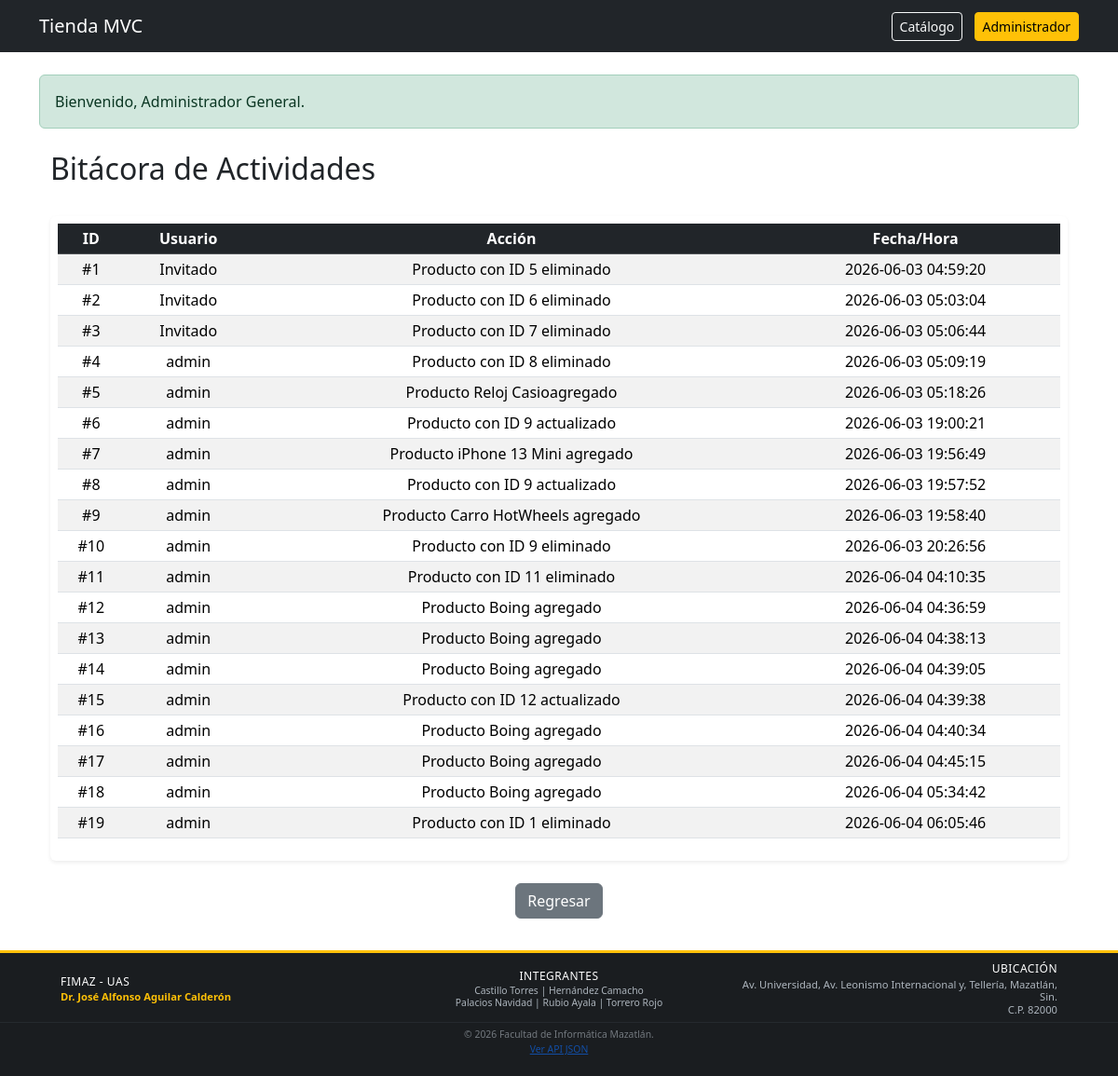
/bitacora (signed in), run on the app's committed database.
### tables this page shows
CREATE TABLE `bitacora` (
  `id` int(11) NOT NULL,
  `usuario` varchar(100) DEFAULT NULL,
  `accion` text DEFAULT NULL,
  `fecha` timestamp NOT NULL DEFAULT current_timestamp()
);

### controllers/BitacoraController.php (called while the page is built, shortened)
<?php
class BitacoraController {
    private BitacoraModel $bitacoraModel;
    public function __construct() {
        $this->bitacoraModel = new BitacoraModel();
    }
    public function listar() {
        $logs = $this->bitacoraModel->listarTodos();
        require_once 'views/bitacora/index.php';
    }
}

### config/Database.php (called while the page is built, shortened)
<?php
class Database{
    private string $host = "localhost";
    private string $dbname = "tienda_mvc";
    private string $username = "root";
    private string $password = "";
    private string $charset = "utf8mb4";
    public function connect(): PDO{
        try{
            $dsn = "mysql:host={$this->host};dbname={$this->dbname};charset={$this->charset}";
            $pdo = new PDO($dsn, $this->username, $this->password);
            $pdo->setAttribute(PDO::ATTR_ERRMODE, PDO::ERRMODE_EXCEPTION);
            $pdo->setAttribute(PDO::ATTR_DEFAULT_FETCH_MODE, PDO::FETCH_ASSOC);
            return $pdo;
        } catch (PDOException $e){
            die('Error de conexión: '. $e->getMessage());
        }
    }
}
?>

### models/BitacoraModel.php (called while the page is built, shortened)
<?php
class BitacoraModel {
    private PDO $db;
    public function __construct()
    {
        $conexion = new Database();
        $this->db = $conexion->connect();
    }
    public function listarTodos(){
        $sql = "SELECT id, usuario, accion, fecha FROM bitacora";
        $query = $this->db->query($sql);
        return $query->fetchAll();
    }
}

### views/bitacora/index.php (the view, shortened to what this page needs)
<?php
require_once 'views/layouts/header.php';
?>
<div class="container mt-4 mb-4">
    <div class="d-flex justify-content-between align-items-center mb-4">
        <h2>Bitácora de Actividades</h2>
    </div>
    <div class="card shadow-sm border-0 mb-4">
        <div class="card-body p-2">
            <div class="table-responsive">
                <table class="table table-hover table-sm table-striped text-center">
                    <thead class="table-dark">
                        <tr>
                            <th>ID</th>
                            <th>Usuario</th>
                            <th>Acción</th>
                            <th>Fecha/Hora</th>
                        </tr>
                    </thead>
                    <tbody>
                        <?php if (isset($logs) && !empty($logs)): ?>
                            <?php foreach ($logs as $log): ?>
                                <tr>
                                    <td>#<?= $log['id'] ?></td>
                                    <td><?= htmlspecialchars($log['usuario']) ?></td>
                                    <td><?= htmlspecialchars($log['accion']) ?></td>
                                    <td><?= $log['fecha'] ?></td>
                                </tr>
                            <?php endforeach; ?>
                        <?php endif; ?>
                    </tbody>
                </table>
            </div>
        </div>
    </div>
    <div class="text-center mb-4">
        <a href="<?= BASE_URL ?>productos" class="btn btn-secondary">Regresar</a>
    </div>
</div>
<?php
require_once 'views/layouts/footer.php';
?>

### views/layouts/footer.php (style rules this page uses)
.text-center { text-align: center; }
body { display: flex; flex-direction: column; min-height: 100vh; margin: 0; }
main, .container { flex: 1; }

### data on the page
bitacora: id "1", usuario "Invitado", accion "Producto con ID 5 eliminado", fecha "2026-06-03 04:59:20"
bitacora: id "2", usuario "Invitado", accion "Producto con ID 6 eliminado", fecha "2026-06-03 05:03:04"
bitacora: id "3", usuario "Invitado", accion "Producto con ID 7 eliminado", fecha "2026-06-03 05:06:44"
bitacora: id "4", usuario "admin", accion "Producto con ID 8 eliminado", fecha "2026-06-03 05:09:19"
bitacora: id "5", usuario "admin", accion "Producto Reloj Casioagregado", fecha "2026-06-03 05:18:26"
bitacora: id "6", usuario "admin", accion "Producto con ID 9 actualizado", fecha "2026-06-03 19:00:21"
bitacora: id "7", usuario "admin", accion "Producto iPhone 13 Mini agregado", fecha "2026-06-03 19:56:49"
bitacora: id "8", usuario "admin", accion "Producto con ID 9 actualizado", fecha "2026-06-03 19:57:52"
bitacora: id "9", usuario "admin", accion "Producto Carro HotWheels agregado", fecha "2026-06-03 19:58:40"
bitacora: id "10", usuario "admin", accion "Producto con ID 9 eliminado", fecha "2026-06-03 20:26:56"
bitacora: id "11", usuario "admin", accion "Producto con ID 11 eliminado", fecha "2026-06-04 04:10:35"
bitacora: id "12", usuario "admin", accion "Producto Boing agregado", fecha "2026-06-04 04:36:59"
bitacora: id "13", usuario "admin", accion "Producto Boing agregado", fecha "2026-06-04 04:38:13"
bitacora: id "14", usuario "admin", accion "Producto Boing agregado", fecha "2026-06-04 04:39:05"
bitacora: id "15", usuario "admin", accion "Producto con ID 12 actualizado", fecha "2026-06-04 04:39:38"
bitacora: id "16", usuario "admin", accion "Producto Boing agregado", fecha "2026-06-04 04:40:34"
bitacora: id "17", usuario "admin", accion "Producto Boing agregado", fecha "2026-06-04 04:45:15"
bitacora: id "18", usuario "admin", accion "Producto Boing agregado", fecha "2026-06-04 05:34:42"
bitacora: id "19", usuario "admin", accion "Producto con ID 1 eliminado", fecha "2026-06-04 06:05:46"

### other printed values
$_SESSION['success'] "Bienvenido, Administrador General."
